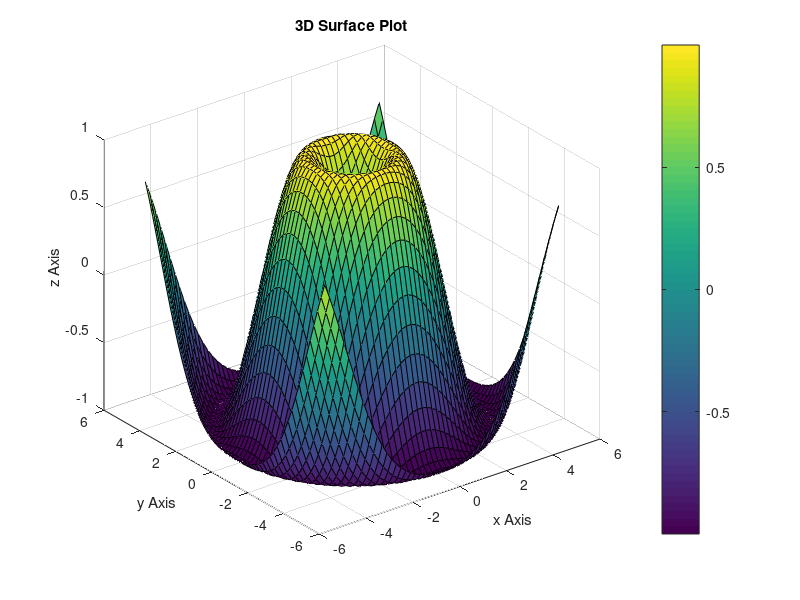
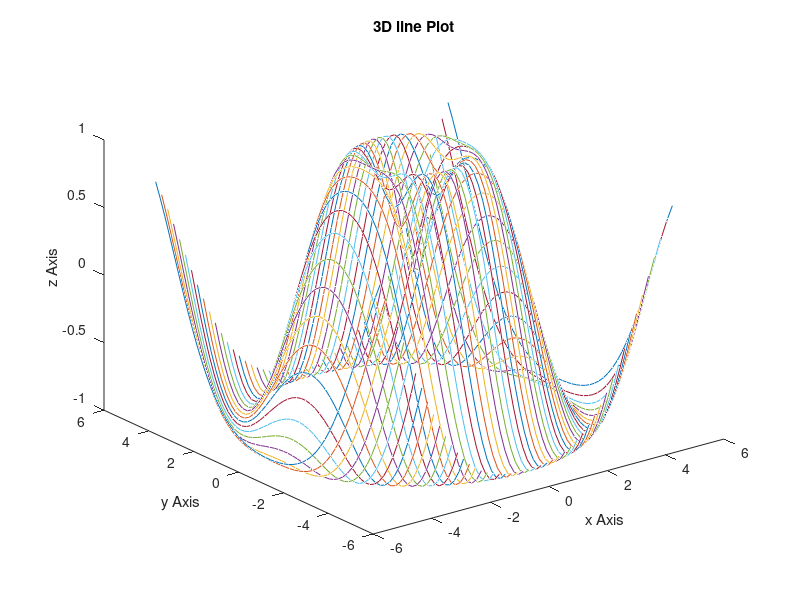
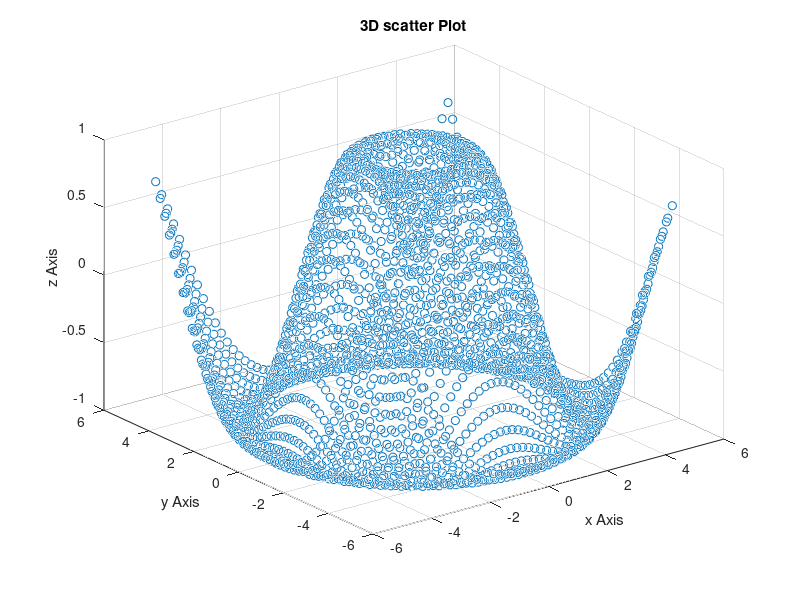

Here is the MATLAB script that generated these plots, in order:
x=linspace(-5,5,50);
y=linspace(-5,5,50);

[X,Y]=meshgrid(x,y); 
z=sin(sqrt(X.^2 + Y.^2)); 
surf(X,Y,z) 
colorbar 
title('3D Surface Plot'); 
xlabel('x Axis'); 
ylabel('y Axis');
zlabel('z Axis'); 

figure 
plot3(X,Y,z);
title('3D line Plot');
xlabel('x Axis');
ylabel('y Axis');
zlabel('z Axis'); 
figure 
scatter3(X,Y,z);
title('3D scatter Plot');
xlabel('x Axis');
ylabel('y Axis');
zlabel('z Axis');
